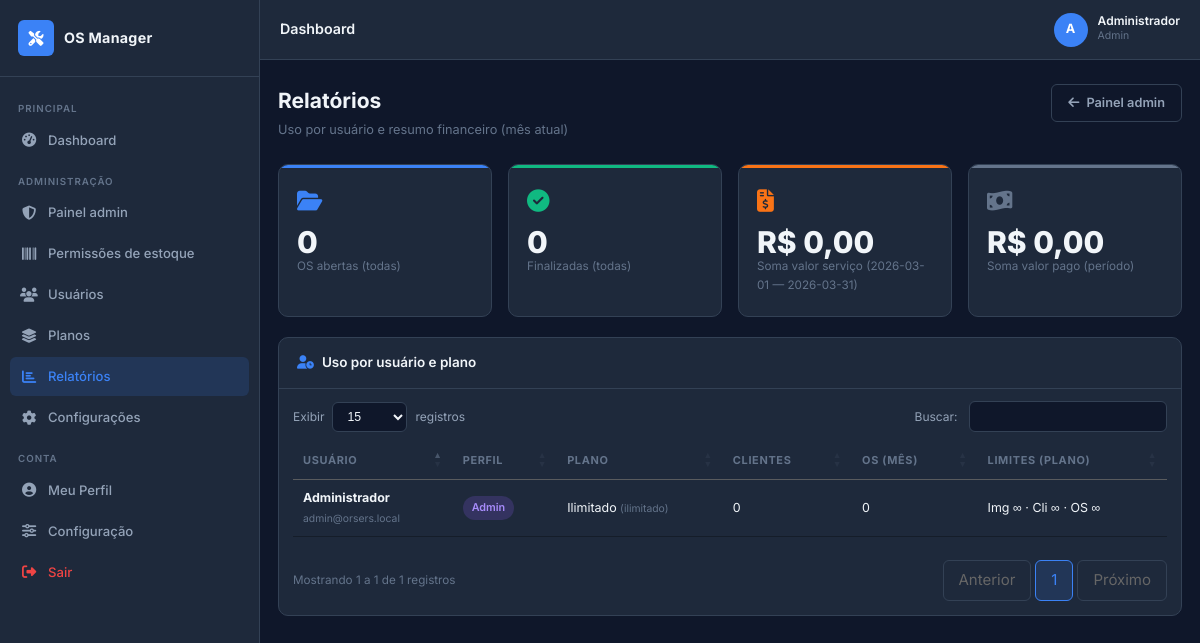
/admin/relatorios (signed in), run on the app's committed database.
### tables this page shows
CREATE TABLE IF NOT EXISTS `nav_menu_itens` (
    `id`                    INT UNSIGNED NOT NULL AUTO_INCREMENT,
    `section_code`          VARCHAR(32)  NOT NULL COMMENT 'principal, gestao, administracao, conta',
    `label`                 VARCHAR(120) NOT NULL,
    `icon_class`            VARCHAR(80)  NULL DEFAULT NULL COMMENT 'ex.: fas fa-tachometer-alt',
    `url_path`              VARCHAR(255) NOT NULL COMMENT 'caminho relativo ex.: /dashboard',
    `sort_order`            INT          NOT NULL DEFAULT 0,
    `ativo`                 TINYINT(1)   NOT NULL DEFAULT 1,
    `requer_estoque_ativo`  TINYINT(1)   NOT NULL DEFAULT 0 COMMENT '1 = só para usuário com estoque_ativo',
    `item_class`            VARCHAR(160) NULL DEFAULT NULL COMMENT 'classes extras no <a>, ex.: nav-item nav-logout',
    `active_rule`           VARCHAR(40)  NULL DEFAULT NULL COMMENT 'dashboard, ordens_index, sla_painel, admin_hub, estoque_tecnico, ...',
    PRIMARY KEY (`id`),
    KEY `idx_nav_section` (`section_code`, `sort_order`)
);

CREATE TABLE IF NOT EXISTS `usuarios` (
    `id`                  INT UNSIGNED    NOT NULL AUTO_INCREMENT,
    `nome`                VARCHAR(150)    NOT NULL,
    `email`               VARCHAR(200)    NOT NULL,
    `senha`               VARCHAR(255)    NOT NULL,
    `perfil`              ENUM('admin','tecnico','cliente') NOT NULL DEFAULT 'cliente',
    `admin`               TINYINT(1)      NOT NULL DEFAULT 0,
    `plano_id`            INT UNSIGNED    NOT NULL DEFAULT 1,
    `max_imagens_por_os_override` INT UNSIGNED NULL DEFAULT NULL,
    `max_clientes_override`       INT UNSIGNED NULL DEFAULT NULL,
    `max_os_mes_override`         INT UNSIGNED NULL DEFAULT NULL,
    `ativo`               TINYINT(1)      NOT NULL DEFAULT 1,
    `avatar`              VARCHAR(255)    NULL,
    `telefone`            VARCHAR(20)     NULL,
    `telegram_chat_id`    VARCHAR(50)     NULL,
    `telegram_ativo`      TINYINT(1)      NOT NULL DEFAULT 0,
    `telegram_token`      VARCHAR(64)     NULL COMMENT 'Token para vinculação via /start',
    `estoque_ativo`       TINYINT(1)      NOT NULL DEFAULT 0,
    `estoque_limite_itens` INT UNSIGNED   NULL DEFAULT NULL COMMENT 'NULL = ilimitado tipos de item',
    `token`               VARCHAR(100)    NULL,
    `token_expira`        DATETIME        NULL,
    `ultimo_acesso`       DATETIME        NULL,
    `created_at`          DATETIME        NOT NULL DEFAULT CURRENT_TIMESTAMP,
    `updated_at`          DATETIME        NOT NULL DEFAULT CURRENT_TIMESTAMP ON UPDATE CURRENT_TIMESTAMP,
    PRIMARY KEY (`id`),
    UNIQUE KEY `uk_email` (`email`),
    KEY `idx_perfil` (`perfil`),
    KEY `idx_ativo` (`ativo`),
    KEY `idx_usuario_plano` (`plano_id`),
    CONSTRAINT `fk_usuario_plano` FOREIGN KEY (`plano_id`) REFERENCES `planos` (`id`)
);

CREATE TABLE IF NOT EXISTS `planos` (
    `id`                   INT UNSIGNED NOT NULL AUTO_INCREMENT,
    `codigo`               VARCHAR(32)  NOT NULL COMMENT 'free, ilimitado, etc.',
    `nome`                 VARCHAR(100) NOT NULL,
    `descricao`            VARCHAR(500) NULL DEFAULT NULL COMMENT 'Texto para escolha do plano no cadastro',
    `max_imagens_por_os`   INT UNSIGNED NULL COMMENT 'NULL = ilimitado no plano (teto global no app)',
    `max_clientes`         INT UNSIGNED NULL COMMENT 'NULL = ilimitado',
    `max_os_mes`           INT UNSIGNED NULL COMMENT 'NULL = ilimitado',
    `ativo`                TINYINT(1)   NOT NULL DEFAULT 1,
    `ordem`                INT          NOT NULL DEFAULT 0,
    `created_at`           DATETIME     NOT NULL DEFAULT CURRENT_TIMESTAMP,
    `updated_at`           DATETIME     NOT NULL DEFAULT CURRENT_TIMESTAMP ON UPDATE CURRENT_TIMESTAMP,
    PRIMARY KEY (`id`),
    UNIQUE KEY `uk_plano_codigo` (`codigo`),
    KEY `idx_plano_ativo` (`ativo`)
);

### @views/admin/relatorios.php (the view, shortened to what the rows shown need)
<?php
$fmtLim = static fn ($v) => ($v === null || $v === '') ? '∞' : (string)(int)$v;
?>
<div class="page-header">
    <div>
        <h1 class="page-title">Relatórios</h1>
        <p class="page-subtitle">Uso por usuário e resumo financeiro (mês atual)</p>
    </div>
    <a href="<?= BASE_URL ?>/admin" class="btn btn-ghost">
        <i class="fas fa-arrow-left"></i> Painel admin
    </a>
</div>
<div class="kpi-grid">
    <div class="kpi-card kpi-blue">
        <div class="kpi-icon"><i class="fas fa-folder-open"></i></div>
        <div class="kpi-body">
            <div class="kpi-value"><?= (int)($contadores['aberta'] ?? 0) ?></div>
            <div class="kpi-label">OS abertas (todas)</div>
        </div>
    </div>
    <div class="kpi-card kpi-green">
        <div class="kpi-icon"><i class="fas fa-check-circle"></i></div>
        <div class="kpi-body">
            <div class="kpi-value"><?= (int)($contadores['finalizada'] ?? 0) ?></div>
            <div class="kpi-label">Finalizadas (todas)</div>
        </div>
    </div>
    <div class="kpi-card kpi-orange">
        <div class="kpi-icon"><i class="fas fa-file-invoice-dollar"></i></div>
        <div class="kpi-body">
            <div class="kpi-value">R$ <?= number_format($fin['valor_servico'] ?? 0, 2, ',', '.') ?></div>
            <div class="kpi-label">Soma valor serviço (<?= htmlspecialchars($ini) ?> — <?= htmlspecialchars($fim) ?>)</div>
        </div>
    </div>
    <div class="kpi-card kpi-gray">
        <div class="kpi-icon"><i class="fas fa-money-bill-wave"></i></div>
        <div class="kpi-body">
            <div class="kpi-value">R$ <?= number_format($fin['valor_pago'] ?? 0, 2, ',', '.') ?></div>
            <div class="kpi-label">Soma valor pago (período)</div>
        </div>
    </div>
</div>
<div class="card">
    <div class="card-header">
        <h3 class="card-title"><i class="fas fa-user-clock"></i> Uso por usuário e plano</h3>
    </div>
    <div class="card-body p0">
        <div class="table-responsive">
            <table class="table table-hover table-datatable">
                <thead>
                    <tr>
                        <th>Usuário</th>
                        <th>Perfil</th>
                        <th>Plano</th>
                        <th>Clientes</th>
                        <th>OS (mês)</th>
                        <th>Limites (plano)</th>
                    </tr>
                </thead>
                <tbody>
                    <?php foreach ($linhas as $row): ?>
                    <tr>
                        <td>
                            <strong><?= htmlspecialchars($row['nome']) ?></strong><br>
                            <small class="text-muted"><?= htmlspecialchars($row['email']) ?></small>
                        </td>
                        <td><span class="badge badge-perfil badge-<?= htmlspecialchars($row['perfil']) ?>"><?= ucfirst($row['perfil']) ?></span></td>
                        <td><?= htmlspecialchars($row['plano_nome']) ?> <small class="text-muted">(<?= htmlspecialchars($row['plano_codigo']) ?>)</small></td>
                        <td><?= (int)$row['qtd_clientes'] ?></td>
                        <td><?= (int)$row['os_mes_criadas'] ?></td>
                        <td>
                            Img <?= $fmtLim($row['plano_max_imagens_por_os'] ?? null) ?> ·
                            Cli <?= $fmtLim($row['plano_max_clientes'] ?? null) ?> ·
                            OS <?= $fmtLim($row['plano_max_os_mes'] ?? null) ?>
                        </td>
                    </tr>
                    <?php endforeach; ?>
                </tbody>
            </table>
        </div>
    </div>
</div>

### @core/Router.php (shortened to what the rows shown need)
<?php
class Router
{
    private array $routes = [];
    public function get(string $pattern, array $handler): void
    {
        $this->routes[] = ['GET', $pattern, $handler];
    }
    public function post(string $pattern, array $handler): void
    {
        $this->routes[] = ['POST', $pattern, $handler];
    }
    public function any(string $pattern, array $handler): void
    {
        $this->routes[] = ['ANY', $pattern, $handler];
    }
    public function dispatch(string $uri, string $method): void
    {
        $uri = '/' . trim(parse_url($uri, PHP_URL_PATH), '/');
        $uri = '/' . ltrim($uri, '/');
        foreach ($this->routes as [$routeMethod, $pattern, $handler]) {
            if ($routeMethod !== 'ANY' && $routeMethod !== $method) continue;
            $regex = preg_replace('/\{([a-zA-Z_]+)\}/', '(?P<$1>[^/]+)', $pattern);
            $regex = '#^' . $regex . '$#';
            if (preg_match($regex, $uri, $matches)) {
                $params = array_filter($matches, 'is_string', ARRAY_FILTER_USE_KEY);
                [$class, $action] = $handler;
                $controller = new $class();
                $controller->$action(...array_values($params));
                return;
            }
        }
    }
}

### @views/layout/header.php (shortened to what the rows shown need)
<!DOCTYPE html>
<html lang="pt-BR" class="dark">
<head>
    <link rel="stylesheet" href="https://cdnjs.cloudflare.com/ajax/libs/font-awesome/6.5.0/css/all.min.css">
    <link rel="stylesheet" href="<?= BASE_URL ?>/assets/css/app.css">
    <link rel="stylesheet" href="<?= BASE_URL ?>/assets/css/vendor/jquery.dataTables.min.css">
    <link rel="stylesheet" href="<?= BASE_URL ?>/assets/css/datatables-custom.css">
</head>
<body class="app-body">
<div class="sidebar" id="sidebar">
    <div class="sidebar-brand">
        <div class="sidebar-logo">
            <i class="fas fa-tools"></i>
        </div>
        <span class="sidebar-brand-name">OS Manager</span>
    </div>
    <nav class="sidebar-nav">
        <?php
        $_uriNav  = $_SERVER['REQUEST_URI'] ?? '';
        $_pathNav = parse_url($_uriNav, PHP_URL_PATH) ?: '';
        $_pathNav = rtrim(str_replace('\\', '/', $_pathNav), '/');
        $_navGrouped = [];
        if (Auth::check()) {
            try {
                $_navGrouped = NavMenu::itensAgrupados((int)Auth::id(), Auth::perfil());
            } catch (Throwable $e) {
                error_log('NavMenu: ' . $e->getMessage());
            }
        }
        foreach (NavMenu::SECTION_LABELS as $_secCode => $_secLabel) {
            if (empty($_navGrouped[$_secCode])) {
                continue;
            }
            ?>
        <div class="nav-section-label"><?= htmlspecialchars($_secLabel) ?></div>
            <?php foreach ($_navGrouped[$_secCode] as $_it):
                $_active = NavMenu::itemEstaAtivo($_it, $_uriNav, $_pathNav) ? ' active' : '';
                $_cls    = trim('nav-item ' . (string)($_it['item_class'] ?? '') . $_active);
                $_href   = BASE_URL . (string)$_it['url_path'];
                $_icon   = trim((string)($_it['icon_class'] ?? ''));
                ?>
        <a href="<?= htmlspecialchars($_href) ?>" class="<?= htmlspecialchars($_cls) ?>">
                <?php if ($_icon !== ''): ?>
            <i class="<?= htmlspecialchars($_icon) ?>"></i>
                <?php endif; ?>
            <span><?= htmlspecialchars((string)$_it['label']) ?></span>
        </a>
            <?php endforeach; ?>
        <?php } ?>
    </nav>
</div>
<div class="main-wrapper">
    <header class="topbar">
        <div class="topbar-breadcrumb">
            <?= htmlspecialchars($pageTitle ?? 'Dashboard') ?>
        </div>
        <?php
        $_topbarEstoqueAlertas = 0;
        ?>
        <div class="topbar-right">
            <div class="topbar-user">
                <div class="user-avatar<?= $_topbarEstoqueAlertas > 0 ? ' user-avatar--estoque-alerta' : '' ?>"<?= $_topbarEstoqueAlertas > 0 ? ' title="Estoque: itens no ou abaixo do mínimo configurado"' : '' ?>>
                    <?= strtoupper(substr(Auth::user()['nome'], 0, 1)) ?>
                </div>
                <div class="user-info">
                    <span class="user-name-wrap">
                        <span class="user-name"><?= htmlspecialchars(Auth::user()['nome']) ?></span>
                    </span>
                    <span class="user-role"><?= ucfirst(Auth::user()['perfil']) ?></span>
                </div>
            </div>
        </div>
    </header>
    <main class="main-content">

### data on the page
nav_menu_itens: label "Dashboard"
nav_menu_itens: label "Painel admin"
nav_menu_itens: label "Permissões de estoque"
nav_menu_itens: label "Usuários"
nav_menu_itens: label "Planos"
nav_menu_itens: label "Relatórios"
nav_menu_itens: label "Configurações"
nav_menu_itens: label "Meu Perfil"
nav_menu_itens: label "Configuração"
nav_menu_itens: label "Sair"
usuarios: nome "A", nome "Administrador", perfil "Admin", email "admin@orsers.local", plano.nome "Ilimitado", plano.codigo "ilimitado", qtd_clientes "0", os_mes_criadas "0", plano.max_imagens_por_os "∞", plano.max_clientes "∞", plano.max_os_mes "∞"

### other printed values
$_secLabel "PRINCIPAL"
$_secLabel "ADMINISTRAÇÃO"
$_secLabel "CONTA"
$contadores['aberta'] "0"
$contadores['finalizada'] "0"
$fin['valor_servico'] "0,00"
$fin['valor_pago'] "0,00"
